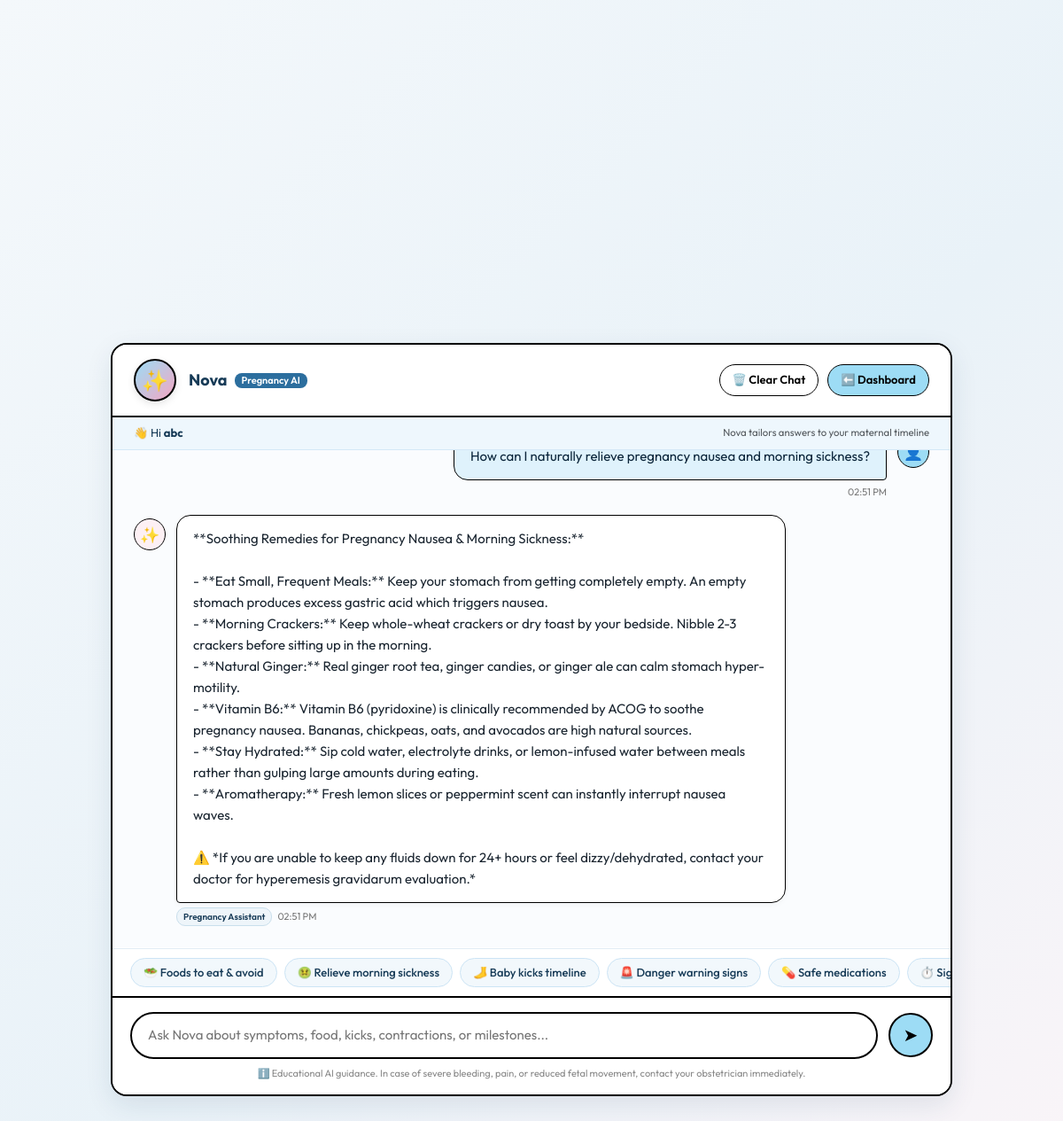
The app's page /User/AIChatbot/ (signed in) with its own data.
### Guest/models.py (models this page shows, shortened)
class tbl_registration(models.Model):
    ROLE_CHOICES = (
        ('USER', 'User'),
        ('DOCTOR', 'Doctor'),
        ('ADMIN', 'Admin'),
    )
    user_name = models.CharField(max_length=100)
    user_email = models.EmailField(unique=True)
    user_contact = models.CharField(max_length=20)
    user_address = models.TextField(default='', blank=True)
    user_password = models.CharField(max_length=255)
    role = models.CharField(max_length=20, choices=ROLE_CHOICES, default='USER')
    is_active = models.BooleanField(default=True)
    created_at = models.DateTimeField(null=True, blank=True)
    class Meta:
        ordering = ['-id']

### User/models.py (models this page shows, shortened)
class tbl_AIChatMessage(models.Model):
    user = models.ForeignKey(tbl_registration, on_delete=models.CASCADE, related_name='ai_chats')
    sender = models.CharField(max_length=20, default='USER')  # 'USER' or 'BOT'
    message = models.TextField()
    created_at = models.DateTimeField(auto_now_add=True)
    class Meta:
        db_table = 'tbl_AIChatMessage'
        ordering = ['created_at']

### User/views.py (the view, shortened to what this page needs)
# urls.py: path('AIChatbot/', views.AIChatbot, name='AIChatbot'),
def AIChatbot(request):
    user, response = guard(request)
    if response:
        return response
    pregnancy = user.pregnancy_records.first()
    baby = user.babies.first()
    pregnancy_week = pregnancy.current_week if (pregnancy and pregnancy.last_period_date) else None
    due_date = pregnancy.expected_delivery_date.strftime('%B %d, %Y') if (pregnancy and pregnancy.expected_delivery_date) else None
    baby_name = baby.baby_name if baby else None
    user_context = {
        "user_name": user.user_name,
        "pregnancy_week": pregnancy_week,
        "due_date": due_date,
        "baby_name": baby_name,
    }
    chat_history = tbl_AIChatMessage.objects.filter(user=user).order_by("created_at")
    current_key = get_gemini_api_key(request)
    has_api_key = bool(current_key)
    masked_key = (current_key[:6] + "..." + current_key[-4:]) if (has_api_key and len(current_key) > 10) else ("Active" if has_api_key else "")
    return render(request, "User/AIChatbot.html", {
        "user": user,
        "pregnancy": pregnancy,
        "pregnancy_week": pregnancy_week,
        "chat_history": chat_history,
        "has_api_key": has_api_key,
        "masked_key": masked_key,
        "user_context": user_context,
    })

### User/gemini_service.py (called while the page is built)
def get_gemini_api_key(request=None):
    if request and request.session.get("gemini_api_key"):
        return request.session.get("gemini_api_key").strip()
    if os.environ.get("GEMINI_API_KEY"):
        return os.environ.get("GEMINI_API_KEY").strip()
    if os.environ.get("GOOGLE_API_KEY"):
        return os.environ.get("GOOGLE_API_KEY").strip()
    if hasattr(settings, "GEMINI_API_KEY") and settings.GEMINI_API_KEY:
        return str(settings.GEMINI_API_KEY).strip()
    return ""

### User/views.py (called while the page is built)
def current_user(request):
    uid = request.session.get('user_id')
    if not uid or request.session.get('role') != 'USER':
        return None
    return tbl_registration.objects.filter(id=uid, is_active=True).first()

def guard(request):
    user = current_user(request)
    if not user:
        return None, redirect('Guest:Login')
    return user, None

### User/Templates/User/AIChatbot.html (shortened to what this page needs)
{% load static %}
<!DOCTYPE html>
<html lang="en">
<head>
    <link href="https://cdn.jsdelivr.net/npm/bootstrap@5.3.3/dist/css/bootstrap.min.css" rel="stylesheet">
</head>
<body>
    <div class="chat-app-wrapper">
        <header class="chat-header">
            <div class="bot-profile">
                <div class="bot-avatar">✨</div>
                <div class="bot-info">
                    <h3>
                        Nova
                        <span class="badge"
                            style="background: #2c6e9e; color: white; font-size: 11px; font-weight: 600; padding: 3px 8px; border-radius: 8px;">
                            Pregnancy AI
                        </span>
                    </h3>
                </div>
            </div>
            <div class="header-actions">
                <button type="button" class="btn-header" onclick="clearChatHistory()" title="Clear conversation">
                    🗑️ Clear Chat
                </button>
                <a href="{% url 'User:UserDashboard' %}" class="btn-header btn-header-primary">
                    ⬅️ Dashboard
                </a>
            </div>
        </header>
        <div class="context-banner">
            <div>
                👋 Hi <strong>{{ user.user_name }}</strong>
            </div>
            <div class="text-muted small">
                Nova tailors answers to your maternal timeline
            </div>
        </div>
        <main class="chat-feed" id="chatFeed">
            {% for chat in chat_history %}
            {% if chat.sender == 'USER' %}
            <div class="message-row user">
                <div class="msg-avatar user-av">👤</div>
                <div class="msg-content-wrapper">
                    <div class="msg-bubble">
                        {{ chat.message|linebreaksbr }}
                    </div>
                    <div class="msg-meta">
                        <span>{{ chat.created_at|date:'h:i A' }}</span>
                    </div>
                </div>
            </div>
            {% else %}
            <div class="message-row bot">
                <div class="msg-avatar bot-av">✨</div>
                <div class="msg-content-wrapper">
                    <div class="msg-bubble">
                        {{ chat.message|linebreaksbr }}
                    </div>
                    <div class="msg-meta">
                        <span class="badge-model">Pregnancy Assistant</span>
                        <span>{{ chat.created_at|date:'h:i A' }}</span>
                    </div>
                </div>
            </div>
            {% endif %}
            {% endfor %}
        </main>
        <div class="suggestions-bar">
            <button type="button" class="chip-btn"
                onclick="sendSuggestion('What foods should I eat vs avoid in my current week?')">
                🥗 Foods to eat & avoid
            </button>
            <button type="button" class="chip-btn"
                onclick="sendSuggestion('How can I naturally relieve pregnancy nausea and morning sickness?')">
                🤢 Relieve morning sickness
            </button>
            <button type="button" class="chip-btn"
                onclick="sendSuggestion('When will I feel baby\'s first kicks and how do I count kicks?')">
                🦶 Baby kicks timeline
            </button>
            <button type="button" class="chip-btn"
                onclick="sendSuggestion('What are emergency warning signs during pregnancy to see a doctor?')">
                🚨 Danger warning signs
            </button>
            <button type="button" class="chip-btn"
                onclick="sendSuggestion('Which pain medications and cold remedies are safe during pregnancy?')">
                💊 Safe medications
            </button>
            <button type="button" class="chip-btn"
                onclick="sendSuggestion('How do I know if I am having true labor contractions or Braxton Hicks?')">
                ⏱️ Signs of true labor
            </button>
        </div>
        <footer class="chat-input-wrapper">
            <form id="chatForm" class="input-form" onsubmit="handleChatSubmit(event)">
                <input type="text" id="userMessageInput" class="input-control"
                    placeholder="Ask Nova about symptoms, food, kicks, contractions, or milestones..."
                    autocomplete="off" required>
                <button type="submit" id="sendBtn" class="btn-send" title="Send message">
                    ➤
                </button>
            </form>
            <div class="chat-disclaimer">
                ℹ️ Educational AI guidance. In case of severe bleeding, pain, or reduced fetal movement, contact your
                obstetrician immediately.
            </div>
        </footer>
    </div>
</body>
</html>

### User/Templates/User/AIChatbot.html (style rules this page uses)
* { box-sizing: border-box; }
body { margin: 0; padding: 20px 15px; background: linear-gradient(135deg, #f4f8fb 0%, #e9f2f8 50%, #fef5f8 100%); font-family: 'Outfit', sans-serif; color: #173b57; min-height: 100vh; display: flex; align-items: center; justify-content: center; }
.chat-app-wrapper { width: 100%; max-width: 950px; height: 90vh; max-height: 850px; background: #ffffff; border: 2px solid #000; border-radius: 18px; box-shadow: 0 10px 30px rgba(23, 59, 87, 0.1); display: flex; flex-direction: column; overflow: hidden; }
.chat-header { padding: 16px 24px; background: #ffffff; border-bottom: 2px solid #000; display: flex; align-items: center; justify-content: space-between; flex-wrap: wrap; gap: 12px; }
.bot-profile { display: flex; align-items: center; gap: 14px; }
.bot-avatar { width: 48px; height: 48px; border-radius: 50%; background: linear-gradient(135deg, #9ddcf5 0%, #f3a6c2 100%); border: 2px solid #000; display: flex; align-items: center; justify-content: center; font-size: 24px; box-shadow: 0 3px 8px rgba(0, 0, 0, 0.1); }
.bot-info h3 { margin: 0; font-size: 18px; font-weight: 700; color: #173b57; display: flex; align-items: center; gap: 8px; }
.header-actions { display: flex; align-items: center; gap: 10px; }
.btn-header { font-size: 13px; font-weight: 600; padding: 7px 14px; border: 1px solid #000; border-radius: 20px; background: #ffffff; color: #000; text-decoration: none; display: inline-flex; align-items: center; gap: 6px; cursor: pointer; transition: all 0.2s ease; }
.btn-header-primary { background: #9ddcf5; }
.context-banner { padding: 8px 24px; background: #eef7fd; border-bottom: 1px solid #d4e8f7; font-size: 13px; color: #173b57; display: flex; align-items: center; justify-content: space-between; flex-wrap: wrap; gap: 8px; }
.chat-feed { flex: 1; padding: 24px; overflow-y: auto; background: #fafcfe; display: flex; flex-direction: column; gap: 18px; scroll-behavior: smooth; }
.message-row { display: flex; gap: 12px; max-width: 82%; animation: fadeIn 0.25s ease-out; }
.message-row.user { align-self: flex-end; flex-direction: row-reverse; }
.message-row.bot { align-self: flex-start; }
.msg-avatar { width: 36px; height: 36px; border-radius: 50%; border: 1.5px solid #000; display: flex; align-items: center; justify-content: center; font-size: 18px; flex-shrink: 0; margin-top: 4px; }
.msg-avatar.bot-av { background: #fdf0f4; }
.msg-avatar.user-av { background: #9ddcf5; }
.msg-bubble { padding: 14px 18px; border-radius: 16px; font-size: 15px; line-height: 1.6; word-wrap: break-word; border: 1.5px solid #000; }
.message-row.user .msg-bubble { background: #dff2fc; color: #0b253a; border-bottom-right-radius: 4px; }
.message-row.bot .msg-bubble { background: #ffffff; color: #1a2530; border-bottom-left-radius: 4px; box-shadow: 0 2px 6px rgba(0, 0, 0, 0.04); }
.msg-meta { font-size: 11px; color: #777; margin-top: 5px; display: flex; align-items: center; gap: 6px; }
.message-row.user .msg-meta { justify-content: flex-end; }
.badge-model { background: #eef5fa; border: 1px solid #c9dfec; color: #173b57; padding: 2px 7px; border-radius: 10px; font-size: 10px; font-weight: 600; }
.suggestions-bar { padding: 10px 20px; background: #ffffff; border-top: 1px solid #e1ecf4; display: flex; gap: 8px; overflow-x: auto; white-space: nowrap; scrollbar-width: none; }
.chip-btn { background: #f2f8fc; border: 1px solid #cce4f5; color: #173b57; border-radius: 20px; padding: 6px 14px; font-size: 13px; font-weight: 500; cursor: pointer; transition: all 0.2s; flex-shrink: 0; }
.chat-input-wrapper { padding: 16px 20px; background: #ffffff; border-top: 2px solid #000; }
.input-form { display: flex; gap: 12px; align-items: center; }
.input-control { flex: 1; padding: 13px 18px; font-size: 15px; border: 2px solid #000; border-radius: 28px; outline: none; font-family: inherit; transition: border-color 0.2s; }
.btn-send { background: #9ddcf5; color: #000; border: 2px solid #000; border-radius: 50%; width: 50px; height: 50px; display: flex; align-items: center; justify-content: center; font-size: 20px; cursor: pointer; transition: all 0.2s; flex-shrink: 0; }
.chat-disclaimer { text-align: center; font-size: 11px; color: #888; margin-top: 8px; }

### records on screen
tbl_registration: user_name "abc"
tbl_AIChatMessage: message "How can I naturally relieve pregnancy nausea and morning sickness?", created_at "02:51 PM"
tbl_AIChatMessage: message "**Soothing Remedies for Pregnancy Nausea & Morning Sickness:** - **Eat Small, Frequent Meals:** Keep your stomach from getting completely empty. An empty stomach produces excess gastric acid which triggers nausea. - **Morning Crackers:** Keep whole-wheat crackers or dry toast by your bedside. Nibble 2-3 crackers before sitting up in the morning. - **Natural Ginger:** Real ginger root tea, ginger candies, or ginger ale can calm stomach hyper-motility. - **Vitamin B6:** Vitamin B6 (pyridoxine) is clinically recommended by ACOG to soothe pregnancy nausea. Bananas, chickpeas, oats, and avocados are high natural sources. - **Stay Hydrated:** Sip cold water, electrolyte drinks, or lemon-infused…", created_at "02:51 PM"
